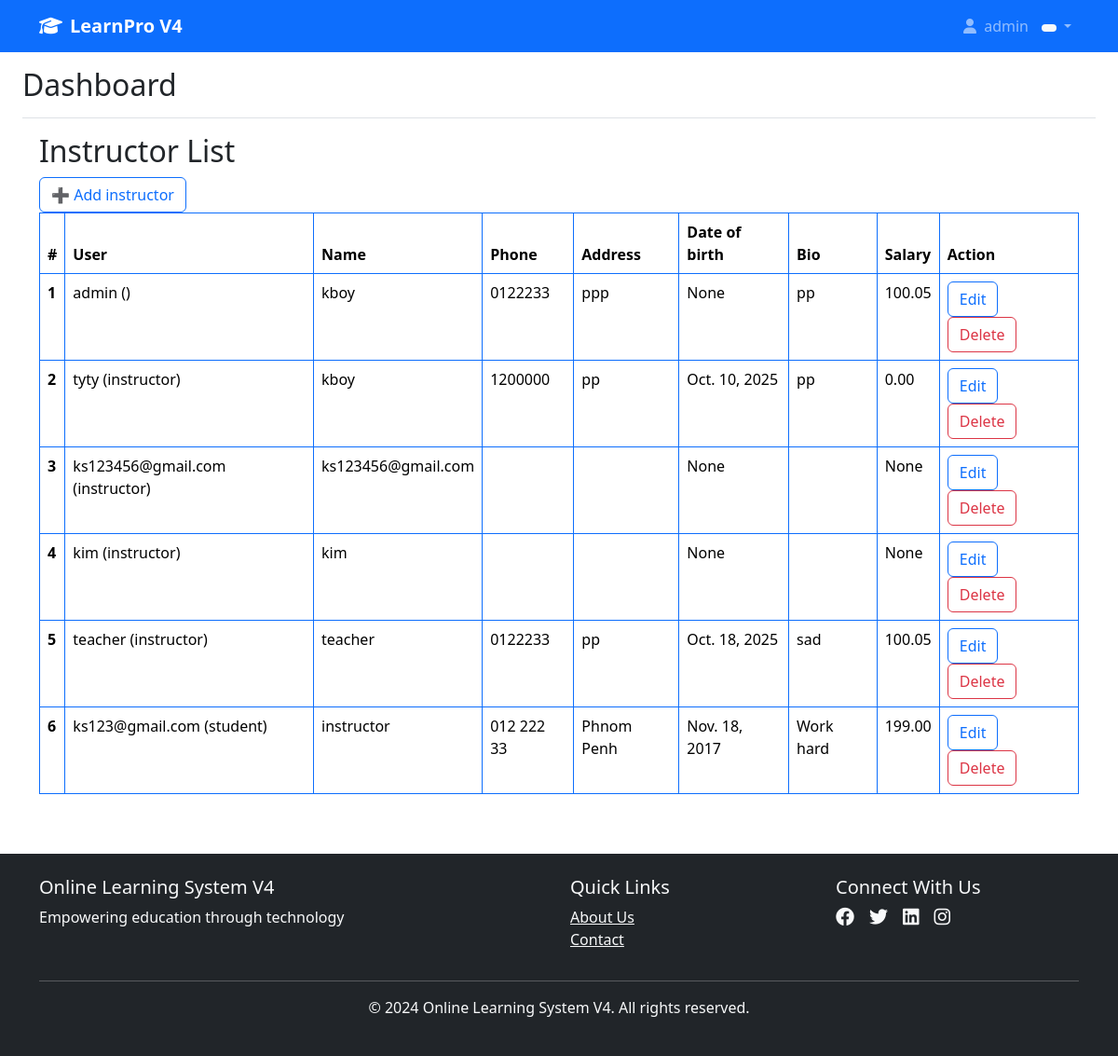
Page /instructors/ (signed in) on the committed database.
### users/models.py (models this page shows, shortened)
class User(AbstractUser):
    ROLE_CHOICES = (
        ('student', 'Student'),
        ('instructor', 'Instructor'),
        ('employee', 'Employee'),
    )
    role = models.CharField(max_length=20, choices=ROLE_CHOICES)
    def __str__(self):
        return f"{self.username} ({self.role})"

class Instructor(models.Model):
    user = models.OneToOneField(settings.AUTH_USER_MODEL, on_delete=models.CASCADE)
    name = models.CharField(max_length=100)
    phone = models.CharField(max_length=20)
    address = models.TextField()
    date_of_birth = models.DateField(blank=True, null=True)
    bio = models.TextField(blank=True)
    salary = models.DecimalField(max_digits=12, decimal_places=2,null=True)

### users/decorators.py (the view)
    def wrapper_func(request, *args, **kwargs):
        if 'user_id' in request.session:
            return view_func(request, *args, **kwargs)
        else:
            messages.error(request, "Please login to access this page.")
            return redirect('/login/')  # DIRECT PATH

### users/views.py (called while the page is built)
@login_required
def instructor_list(request):
    instructors = Instructor.objects.all()
    return render (request,"instructors/instructor_list.html",{"instructors":instructors})

### users/templates/instructors/instructor_list.html (shortened to what this page needs)
{% extends 'base.html' %}
{% block content %}
<!DOCTYPE html>
<html lang="en">
  <head>
    <link
      href="https://cdn.jsdelivr.net/npm/bootstrap@5.3.7/dist/css/bootstrap.min.css"
      rel="stylesheet"
    />
  </head>
  <body>
    <div class="container">
      <h2>Instructor List</h2>
      <a href="{% url 'instructor_add' %}" class="btn btn-outline-primary">➕ Add instructor</a>
      <table class="table table-bordered border-primary">
        <thead>
          <tr>
            <th scope="col">#</th>
            <th scope="col">User</th>
            <th scope="col">Name</th>
            <th scope="col">Phone</th>
            <th scope="col">Address</th>
            <th scope="col">Date of birth</th>
            <th scope="col">Bio</th>
            <th scope="col">Salary</th>
            <th scope="col">Action</th>
          </tr>
        </thead>
        <tbody>
          {% for instructor in instructors %}
          <tr>
            <th scope="row">{{ forloop.counter }}</th>
            <td>{{ instructor.user }}</td>
            <td>{{ instructor.name }}</td>
            <td>{{ instructor.phone }}</td>
            <td>{{ instructor.address }}</td>
            <td>{{ instructor.date_of_birth }}</td>
            <td>{{ instructor.bio }}</td>
            <td>{{ instructor.salary}}</td>
            <td>
              <a href="{% url 'instructor_edit' instructor.id %} " class="btn btn-outline-primary">Edit</a>
              <a href="{% url 'instructor_delete' instructor.id %} " class="btn btn-outline-danger">Delete</a>
            </td>
          </tr>
          {% endfor %}
        </tbody>
      </table>
    </div>
  </body>
</html>
{% endblock %}

### templates/base.html (shortened to what this page needs)
<!DOCTYPE html>
<html lang="en">
<head>
    <link href="https://cdn.jsdelivr.net/npm/bootstrap@5.3.0/dist/css/bootstrap.min.css" rel="stylesheet">
    <link rel="stylesheet" href="https://cdnjs.cloudflare.com/ajax/libs/font-awesome/6.4.0/css/all.min.css">
</head>
<body>
    <nav class="navbar navbar-expand-lg navbar-dark bg-primary">
        <div class="container">
            <a class="navbar-brand" href="{% url 'home' %}">
                <i class="fas fa-graduation-cap me-2"></i>LearnPro V4
            </a>
            <div class="collapse navbar-collapse" id="navbarNav">
                <ul class="navbar-nav">
                    {% if user.is_authenticated %}
                        <li class="nav-item dropdown">
                            <a class="nav-link dropdown-toggle" href="#" id="userDropdown" role="button" data-bs-toggle="dropdown">
                                <i class="fas fa-user me-1"></i>
                                {{ user.get_full_name|default:user.username }}
                                <span class="badge bg-light text-dark role-badge">
                                </span>
                            </a>
                        </li>
                    {% endif %}
                </ul>
            </div>
        </div>
    </nav>
    <div class="container-fluid">
        <div class="row">
            <main class="col-12 px-md-4">
                <div class="d-flex justify-content-between flex-wrap flex-md-nowrap align-items-center pt-3 pb-2 mb-3 border-bottom">
                    <h1 class="h2">{% block page_title %}Dashboard{% endblock %}</h1>
                </div>
                {% block content %}{% endblock %}
            </main>
        </div>
    </div>
    <footer class="bg-dark text-light py-4 mt-5">
        <div class="container">
            <div class="row">
                <div class="col-md-6">
                    <h5>Online Learning System V4</h5>
                    <p>Empowering education through technology</p>
                </div>
                <div class="col-md-3">
                    <h5>Quick Links</h5>
                    <ul class="list-unstyled">
                        <li><a href="#" class="text-light">About Us</a></li>
                        <li><a href="#" class="text-light">Contact</a></li>
                    </ul>
                </div>
                <div class="col-md-3">
                    <h5>Connect With Us</h5>
                    <div class="d-flex">
                        <a href="#" class="text-light me-3"><i class="fab fa-facebook fa-lg"></i></a>
                        <a href="#" class="text-light me-3"><i class="fab fa-twitter fa-lg"></i></a>
                        <a href="#" class="text-light me-3"><i class="fab fa-linkedin fa-lg"></i></a>
                        <a href="#" class="text-light"><i class="fab fa-instagram fa-lg"></i></a>
                    </div>
                </div>
            </div>
            <hr class="bg-light">
            <div class="text-center">
                <p>&copy; 2024 Online Learning System V4. All rights reserved.</p>
            </div>
        </div>
    </footer>
</body>
</html>

### templates/base.html (style rules this page uses)
.navbar-brand { font-weight: bold; }
.role-badge { font-size: 0.8rem; margin-left: 10px; }

### rows in the picture
User: get_full_name "admin"
Instructor: user "admin ()", name "kboy", phone "0122233", address "ppp", date_of_birth "None", bio "pp", salary "100.05"
Instructor: user "tyty (instructor)", name "kboy", phone "1200000", address "pp", date_of_birth "Oct. 10, 2025", bio "pp", salary "0.00"
Instructor: user "ks123456@gmail.com (instructor)", name "ks123456@gmail.com", date_of_birth "None", salary "None"
Instructor: user "kim (instructor)", name "kim", date_of_birth "None", salary "None"
Instructor: user "teacher (instructor)", name "teacher", phone "0122233", address "pp", date_of_birth "Oct. 18, 2025", bio "sad", salary "100.05"
Instructor: user "ks123@gmail.com (student)", name "instructor", phone "012 222 33", address "Phnom Penh", date_of_birth "Nov. 18, 2017", bio "Work hard", salary "199.00"
